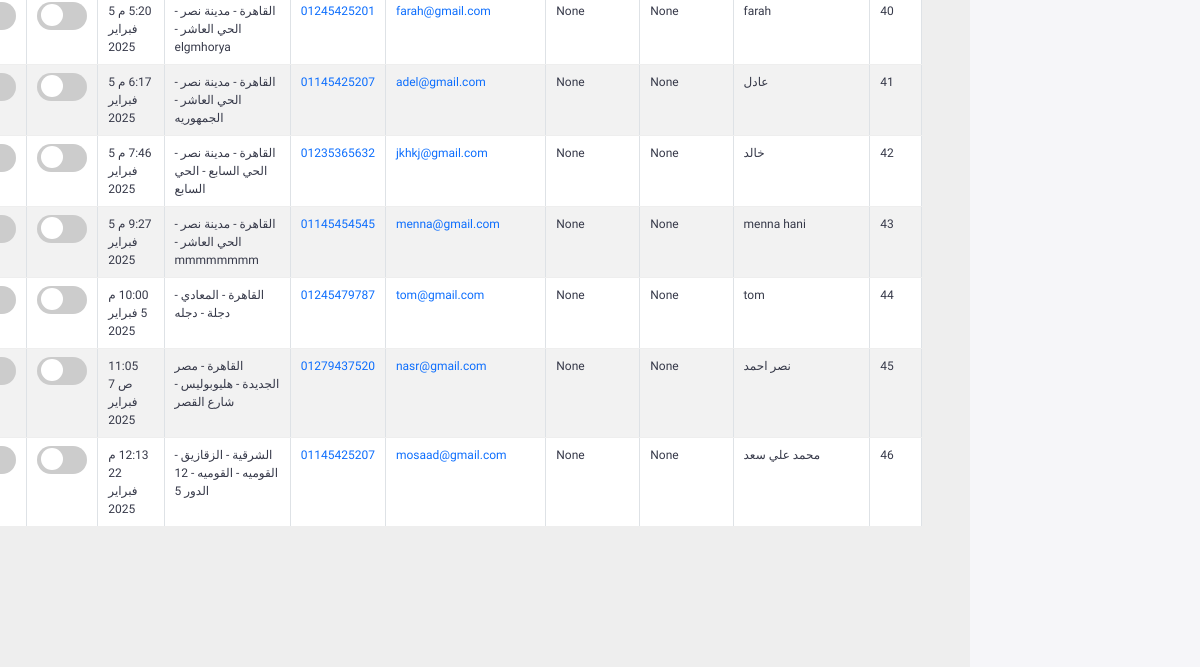
Before: /sellers (lower part) with the older database file.
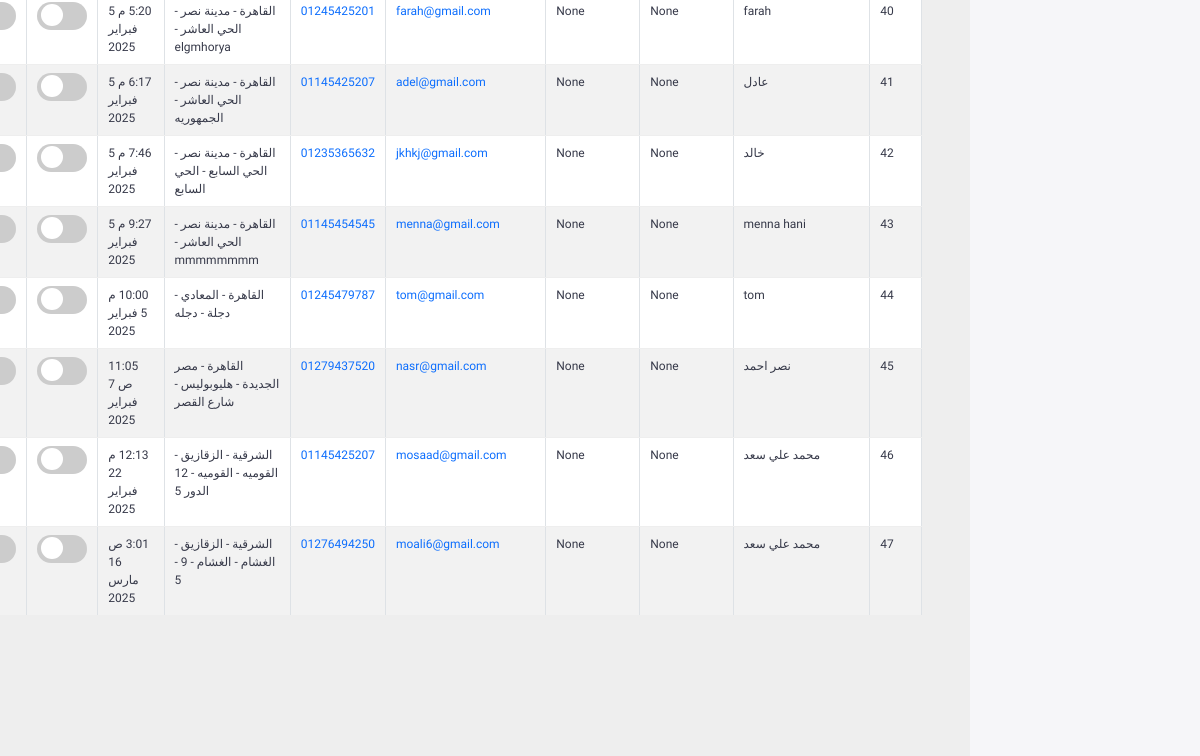
After: the same page with the newer database file.
### appobourcity/models.py (models this page shows, shortened)
class Seller(db.Model, UserMixin):
    __tablename__ = 'sellers'
    seller_id = db.Column(db.Integer, primary_key=True, nullable=False)
    seller_name = db.Column(db.String(255), nullable=False)
    store_name = db.Column(db.String(255), nullable=True)
    store_category = db.Column(db.String(255), nullable=True)
    email = db.Column(db.String(255), nullable=False, unique=True)
    phone = db.Column(db.String(50), nullable=False)
    governorate = db.Column(db.String(255), nullable=False)
    city = db.Column(db.String(255), nullable=False)
    village = db.Column(db.String(255), nullable=False)
    store_image = db.Column(db.String(255), nullable=True)
    owner_image = db.Column(db.String(255), nullable=True , default='th.jpg')
    owner_banner = db.Column(db.String(255), nullable=True , default='banner_seller.png')
    registration_date = db.Column(db.DateTime, nullable=False, default=datetime.now)
    last_login = db.Column(db.DateTime, nullable=True)
    password = db.Column(db.String(255), nullable=False)
    status = db.Column(db.Boolean, default=False)  # True = نشط، False = غير نشط
    is_seller = db.Column(db.Boolean, default=False)  # True = بائع False = غير بائع
    rating = db.Column(db.Float, nullable=True, default=1.0)
    comment = db.Column(db.String(255), nullable=True)
    street_address = db.Column(db.String(255), nullable=True)  # عنوان الشارع
    products = db.relationship('Product', backref='associated_seller', cascade="all, delete-orphan", passive_deletes=True)
    subcategories = db.relationship('Subcategory', backref='seller', cascade='all, delete-orphan', passive_deletes=True)

### appobourcity/routes.py (the view, shortened to what this page needs)
@app.route('/sellers', methods=['GET', 'POST'])
def sellers():
    form = SellerForm()
    con = sql.connect("instance/database.db")
    con.row_factory = sql.Row
    cur = con.cursor()
    cur.execute("SELECT * FROM sellers")
    seller = cur.fetchall()
    con = sql.connect("instance/database.db")
    con.row_factory = sql.Row
    cur = con.cursor()
    cur.execute("SELECT * FROM categories")
    category = cur.fetchall()
    formatted_sellers = []
    for seller in seller:
        seller_dict = dict(seller)  # تحويل الصف إلى قاموس
        registration_date = seller_dict["registration_date"]
        if registration_date:  # التحقق من وجود التاريخ
            dt = datetime.strptime(registration_date, "%Y-%m-%d %H:%M:%S.%f")
            formatted_date = format_datetime(dt, "h:mm a d MMMM y", locale="ar")
            seller_dict["formatted_registration_date"] = formatted_date  # إضافة التاريخ بالتنسيق الجديد
        formatted_sellers.append(seller_dict)
    return render_template('sellers.html', form=form, seller=formatted_sellers, category=category)

### appobourcity/__init__.py (called while the page is built)
@app.before_request
def enable_foreign_keys():
    db.session.execute(text('PRAGMA foreign_keys = ON;'))

### appobourcity/templates/sellers.html (shortened to what this page needs)
<!DOCTYPE html>
<html lang="ar">
<head>
    <link href='https://unpkg.com/boxicons@2.1.4/css/boxicons.min.css' rel='stylesheet'>
    <link href="https://cdn.jsdelivr.net/npm/bootstrap@5.3.0-alpha1/dist/css/bootstrap.min.css" rel="stylesheet">
    <link href="https://cdn.jsdelivr.net/npm/bootstrap@5.3.0/dist/css/bootstrap.min.css" rel="stylesheet">
    <link href="https://cdnjs.cloudflare.com/ajax/libs/font-awesome/5.15.4/css/all.min.css" rel="stylesheet">
    <link rel="stylesheet" href="static/css/style.css">
    <link rel="stylesheet" href="static/css/sellers.css">
</head>
<body>
<div class="sidebar">
</div>
    <div class="content">
        <main class="sellers-page">
            <div class="header">
<main class="sellers-page">
    <div class="recent-sellers">
        <table class="table table-bordered table-striped sellers-table" id="sellersTable">
            <tbody>
                {% for seller in seller %}
                <tr>
                    <td>{{ seller.seller_id }}</td>
                    <td>{{ seller.seller_name }}</td>
                    <td>{{ seller.store_name }}</td>
                    <td>{{ seller.store_category }}</td>
                    <td>
                        <a href="mailto:{{ seller.email }}">{{ seller.email }}</a>
                    </td>
                    <td>
                        <a href="https://wa.me/2{{ seller.phone | replace('+', '') }}" target="_blank">
                            {{ seller.phone }}
                        </a>
                    </td>
                    <td>{{ seller.governorate }} - {{ seller.city }} - {{ seller.village }} - {{ seller.street_address }}</td>
                    <td>{{ seller.formatted_registration_date }}</td>
                    <td>
                        <div class="form-group">
                            <label for="status-toggle-{{ seller.seller_id }}" class="theme-toggle">
                                <span class="slider"></span>
                            </label>
                        </div>
                    </td>
                    <td>
                        <div class="form-group">
                            <label for="is_seller-toggle-{{ seller.seller_id }}" class="theme-toggle">
                                <span class="slider"></span>
                                <span class="is_seller-label">
                                </span>
                            </label>
                        </div>
                    </td>
                </tr>
                {% endfor %}
            </tbody>
        </table>
    </div>
</main>
</body>
</html>

### appobourcity/static/css/style.css (style rules this page uses)
:root { --light: #f6f6f9; --primary: #860392; --light-primary: #2E073F; --grey: #eee; --dark-grey: #860392; --dark: #363949; --danger: #860392; --light-danger: #FECDD3; --warning: #FBC02D; --light-warning: #FFF2C6; --success: #860392; --light-success: #a600ff; }
* { margin: 0; padding: 0; box-sizing: border-box; font-family: 'Cairo', sans-serif; }
html { overflow-x: hidden; }
body { background: var(--grey); overflow-x: hidden; direction: rtl; }
.sidebar { position: fixed; top: 0; right: 0; background: var(--light); width: 230px; height: 100%; z-index: 2000; overflow-x: hidden; scrollbar-width: none; transition: all 0.3s ease; }
.content { position: relative; width: calc(100% - 230px); right: 230px; transition: all 0.3s ease; }
.content main { width: 100%; padding: 36px 24px; max-height: calc(100vh - 56px); }
.content main .header { display: flex; align-items: center; justify-content: space-between; grid-gap: 16px; flex-wrap: wrap; }

### appobourcity/static/css/sellers.css (style rules this page uses)
.sellers-page { padding: 36px 24px; background: var(--grey); }
.sellers-page .header { display: flex; align-items: center; justify-content: space-between; margin-bottom: 24px; }
.sellers-page .sellers-table { width: 100%; border-collapse: collapse; margin-top: 20px; }

### appobourcity/templates/sellers.html (style rules this page uses)
.sellers-table { font-size: 12px; }

Changed rows visible on the page:
added Seller: seller_id "47", seller_name "محمد علي سعد", store_name "None", store_category "None", email "moali6@gmail.com", phone "01276494250", governorate "الشرقية", city "الزقازيق", village "الغشام", street_address "الغشام - 9 - 5", formatted_registration_date "3:01 ص 16 مارس 2025"
